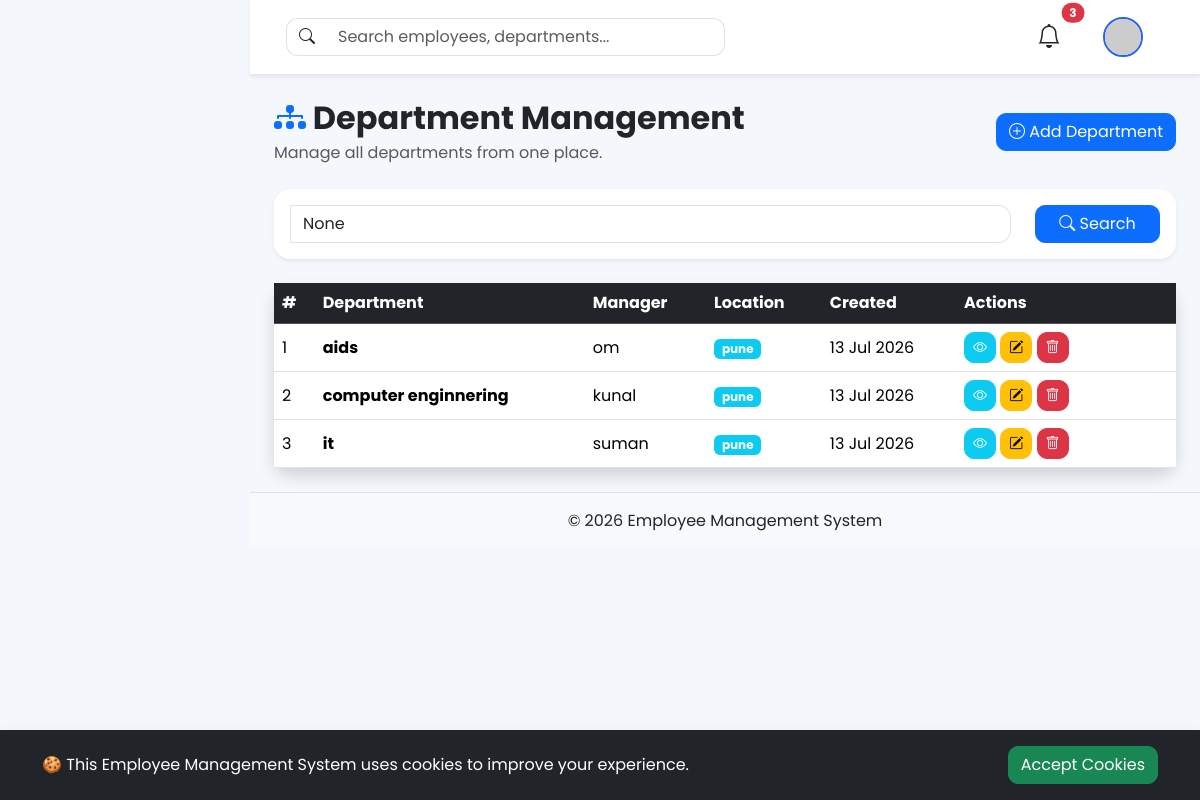
Screenshot of /departments/ with the database file from the repository.
### departments/models.py (models this page shows, shortened)
class Department(models.Model):
    department_name = models.CharField(
        max_length=100,
        unique=True,
        db_index=True
    )
    manager_name = models.CharField(
        max_length=100
    )
    location = models.CharField(
        max_length=100
    )
    description = models.TextField(
        blank=True
    )
    created_at = models.DateTimeField(
        auto_now_add=True
    )
    updated_at = models.DateTimeField(
        auto_now=True
    )
    class Meta:
        ordering = ["department_name"]
        indexes = [
            models.Index(fields=["department_name"]),
            models.Index(fields=["location"]),
        ]

### departments/views.py (the view)
# urls.py: path("", views.department_list, name="department_list"),
def department_list(request):
    departments = Department.objects.all()
    search = request.GET.get("search")
    if search:
        departments = departments.filter(
            Q(department_name__icontains=search)
            | Q(manager_name__icontains=search)
            | Q(location__icontains=search)
        )
    order = request.GET.get("order", "department_name")
    departments = departments.order_by(order)
    paginator = Paginator(departments, 10)
    page = request.GET.get("page")
    departments = paginator.get_page(page)
    return render(
        request,
        "departments/department_list.html",
        {
            "departments": departments,
            "search": search,
            "order": order,
        },
    )

### templates/departments/department_list.html (shortened to what this page needs)
{% extends "base.html" %}
{% block content %}
<div class="container-fluid">
    <div class="d-flex justify-content-between align-items-center mb-4 flex-wrap">
        <div>
            <h2 class="fw-bold mb-1">
                <i class="bi bi-diagram-3-fill text-primary"></i>
                Department Management
            </h2>
            <p class="text-muted mb-0">
                Manage all departments from one place.
            </p>
        </div>
        <a href="{% url 'department_create' %}" class="btn btn-primary">
            <i class="bi bi-plus-circle"></i>
            Add Department
        </a>
    </div>
    <div class="card shadow-sm border-0 mb-4">
        <div class="card-body">
            <form method="GET">
                <div class="row">
                    <div class="col-md-10">
                        <input
                            type="text"
                            name="search"
                            value="{{ search }}"
                            class="form-control"
                            placeholder="Search department, manager or location..."
                        >
                    </div>
                    <div class="col-md-2 d-grid">
                        <button class="btn btn-primary">
                            <i class="bi bi-search"></i>
                            Search
                        </button>
                    </div>
                </div>
            </form>
        </div>
    </div>
    <div class="card shadow border-0">
        <div class="table-responsive">
            <table class="table table-hover align-middle mb-0">
                <thead class="table-dark">
                    <tr>
                        <th>#</th>
                        <th>
                            <a href="?order=department_name"
                               class="text-white text-decoration-none">
                                Department
                            </a>
                        </th>
                        <th>Manager</th>
                        <th>
                            <a href="?order=location"
                               class="text-white text-decoration-none">
                                Location
                            </a>
                        </th>
                        <th>Created</th>
                        <th width="220">Actions</th>
                    </tr>
                </thead>
                <tbody>
                {% for department in departments %}
                    <tr>
                        <td>{{ forloop.counter }}</td>
                        <td>
                            <strong>{{ department.department_name }}</strong>
                        </td>
                        <td>{{ department.manager_name }}</td>
                        <td>
                            <span class="badge bg-info">
                                {{ department.location }}
                            </span>
                        </td>
                        <td>
                            {{ department.created_at|date:"d M Y" }}
                        </td>
                        <td>
                            <a href="{% url 'department_detail' department.id %}"
                               class="btn btn-sm btn-info text-white">
                                <i class="bi bi-eye"></i>
                            </a>
                            <a href="{% url 'department_update' department.id %}"
                               class="btn btn-sm btn-warning">
                                <i class="bi bi-pencil-square"></i>
                            </a>
                            <a href="{% url 'department_delete' department.id %}"
                               class="btn btn-sm btn-danger">
                                <i class="bi bi-trash"></i>
                            </a>
                        </td>
                    </tr>
                {% endfor %}
                </tbody>
            </table>
        </div>
    </div>
</div>
{% endblock %}

### static/css/style.css (style rules this page uses)
* { margin:0; padding:0; box-sizing:border-box; }
body { font-family:'Poppins',sans-serif; background:#f4f7fc; }
.card { border:none; border-radius:16px; box-shadow:0 10px 30px rgba(0,0,0,.08); }
.btn { border-radius:10px; }
.form-control { border-radius:0 12px 12px 0; }

### rows the page displays
Department: department_name "aids", manager_name "om", location "pune", created_at "13 Jul 2026"
Department: department_name "computer enginnering", manager_name "kunal", location "pune", created_at "13 Jul 2026"
Department: department_name "it", manager_name "suman", location "pune", created_at "13 Jul 2026"
